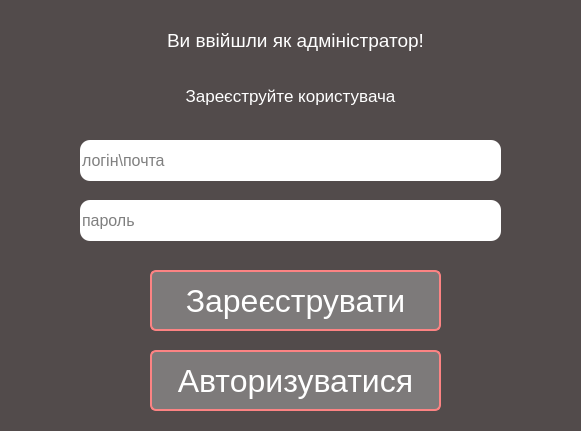
<?xml version="1.0" encoding="UTF-8"?>
<ui version="4.0">
 <class>sign_up</class>
 <widget class="QDialog" name="sign_up">
  <property name="geometry">
   <rect>
    <x>0</x>
    <y>0</y>
    <width>581</width>
    <height>431</height>
   </rect>
  </property>
  <property name="palette">
   <palette>
    <active>
     <colorrole role="Button">
      <brush brushstyle="SolidPattern">
       <color alpha="255">
        <red>82</red>
        <green>75</green>
        <blue>75</blue>
       </color>
      </brush>
     </colorrole>
     <colorrole role="BrightText">
      <brush brushstyle="SolidPattern">
       <color alpha="255">
        <red>255</red>
        <green>255</green>
        <blue>255</blue>
       </color>
      </brush>
     </colorrole>
     <colorrole role="ButtonText">
      <brush brushstyle="SolidPattern">
       <color alpha="255">
        <red>255</red>
        <green>255</green>
        <blue>255</blue>
       </color>
      </brush>
     </colorrole>
     <colorrole role="Base">
      <brush brushstyle="SolidPattern">
       <color alpha="255">
        <red>82</red>
        <green>75</green>
        <blue>75</blue>
       </color>
      </brush>
     </colorrole>
     <colorrole role="Window">
      <brush brushstyle="SolidPattern">
       <color alpha="255">
        <red>82</red>
        <green>75</green>
        <blue>75</blue>
       </color>
      </brush>
     </colorrole>
     <colorrole role="Shadow">
      <brush brushstyle="SolidPattern">
       <color alpha="255">
        <red>0</red>
        <green>0</green>
        <blue>0</blue>
       </color>
      </brush>
     </colorrole>
     <colorrole role="AlternateBase">
      <brush brushstyle="SolidPattern">
       <color alpha="255">
        <red>41</red>
        <green>37</green>
        <blue>37</blue>
       </color>
      </brush>
     </colorrole>
     <colorrole role="ToolTipBase">
      <brush brushstyle="SolidPattern">
       <color alpha="255">
        <red>255</red>
        <green>255</green>
        <blue>220</blue>
       </color>
      </brush>
     </colorrole>
     <colorrole role="ToolTipText">
      <brush brushstyle="SolidPattern">
       <color alpha="255">
        <red>0</red>
        <green>0</green>
        <blue>0</blue>
       </color>
      </brush>
     </colorrole>
    </active>
    <inactive>
     <colorrole role="Button">
      <brush brushstyle="SolidPattern">
       <color alpha="255">
        <red>82</red>
        <green>75</green>
        <blue>75</blue>
       </color>
      </brush>
     </colorrole>
     <colorrole role="BrightText">
      <brush brushstyle="SolidPattern">
       <color alpha="255">
        <red>255</red>
        <green>255</green>
        <blue>255</blue>
       </color>
      </brush>
     </colorrole>
     <colorrole role="ButtonText">
      <brush brushstyle="SolidPattern">
       <color alpha="255">
        <red>255</red>
        <green>255</green>
        <blue>255</blue>
       </color>
      </brush>
     </colorrole>
     <colorrole role="Base">
      <brush brushstyle="SolidPattern">
       <color alpha="255">
        <red>82</red>
        <green>75</green>
        <blue>75</blue>
       </color>
      </brush>
     </colorrole>
     <colorrole role="Window">
      <brush brushstyle="SolidPattern">
       <color alpha="255">
        <red>82</red>
        <green>75</green>
        <blue>75</blue>
       </color>
      </brush>
     </colorrole>
     <colorrole role="Shadow">
      <brush brushstyle="SolidPattern">
       <color alpha="255">
        <red>0</red>
        <green>0</green>
        <blue>0</blue>
       </color>
      </brush>
     </colorrole>
     <colorrole role="AlternateBase">
      <brush brushstyle="SolidPattern">
       <color alpha="255">
        <red>41</red>
        <green>37</green>
        <blue>37</blue>
       </color>
      </brush>
     </colorrole>
     <colorrole role="ToolTipBase">
      <brush brushstyle="SolidPattern">
       <color alpha="255">
        <red>255</red>
        <green>255</green>
        <blue>220</blue>
       </color>
      </brush>
     </colorrole>
     <colorrole role="ToolTipText">
      <brush brushstyle="SolidPattern">
       <color alpha="255">
        <red>0</red>
        <green>0</green>
        <blue>0</blue>
       </color>
      </brush>
     </colorrole>
    </inactive>
    <disabled>
     <colorrole role="Button">
      <brush brushstyle="SolidPattern">
       <color alpha="255">
        <red>82</red>
        <green>75</green>
        <blue>75</blue>
       </color>
      </brush>
     </colorrole>
     <colorrole role="BrightText">
      <brush brushstyle="SolidPattern">
       <color alpha="255">
        <red>255</red>
        <green>255</green>
        <blue>255</blue>
       </color>
      </brush>
     </colorrole>
     <colorrole role="ButtonText">
      <brush brushstyle="SolidPattern">
       <color alpha="255">
        <red>41</red>
        <green>37</green>
        <blue>37</blue>
       </color>
      </brush>
     </colorrole>
     <colorrole role="Base">
      <brush brushstyle="SolidPattern">
       <color alpha="255">
        <red>82</red>
        <green>75</green>
        <blue>75</blue>
       </color>
      </brush>
     </colorrole>
     <colorrole role="Window">
      <brush brushstyle="SolidPattern">
       <color alpha="255">
        <red>82</red>
        <green>75</green>
        <blue>75</blue>
       </color>
      </brush>
     </colorrole>
     <colorrole role="Shadow">
      <brush brushstyle="SolidPattern">
       <color alpha="255">
        <red>0</red>
        <green>0</green>
        <blue>0</blue>
       </color>
      </brush>
     </colorrole>
     <colorrole role="AlternateBase">
      <brush brushstyle="SolidPattern">
       <color alpha="255">
        <red>82</red>
        <green>75</green>
        <blue>75</blue>
       </color>
      </brush>
     </colorrole>
     <colorrole role="ToolTipBase">
      <brush brushstyle="SolidPattern">
       <color alpha="255">
        <red>255</red>
        <green>255</green>
        <blue>220</blue>
       </color>
      </brush>
     </colorrole>
     <colorrole role="ToolTipText">
      <brush brushstyle="SolidPattern">
       <color alpha="255">
        <red>0</red>
        <green>0</green>
        <blue>0</blue>
       </color>
      </brush>
     </colorrole>
    </disabled>
   </palette>
  </property>
  <property name="windowTitle">
   <string>Registartion panel</string>
  </property>
  <property name="styleSheet">
   <string notr="true">background-color: #524b4b;</string>
  </property>
  <widget class="QLabel" name="label_1_reg">
   <property name="geometry">
    <rect>
     <x>140</x>
     <y>20</y>
     <width>311</width>
     <height>41</height>
    </rect>
   </property>
   <property name="palette">
    <palette>
     <active>
      <colorrole role="WindowText">
       <brush brushstyle="SolidPattern">
        <color alpha="255">
         <red>255</red>
         <green>255</green>
         <blue>255</blue>
        </color>
       </brush>
      </colorrole>
      <colorrole role="Button">
       <brush brushstyle="SolidPattern">
        <color alpha="255">
         <red>82</red>
         <green>75</green>
         <blue>75</blue>
        </color>
       </brush>
      </colorrole>
      <colorrole role="Text">
       <brush brushstyle="SolidPattern">
        <color alpha="255">
         <red>255</red>
         <green>255</green>
         <blue>255</blue>
        </color>
       </brush>
      </colorrole>
      <colorrole role="ButtonText">
       <brush brushstyle="SolidPattern">
        <color alpha="255">
         <red>255</red>
         <green>255</green>
         <blue>255</blue>
        </color>
       </brush>
      </colorrole>
      <colorrole role="Base">
       <brush brushstyle="SolidPattern">
        <color alpha="255">
         <red>82</red>
         <green>75</green>
         <blue>75</blue>
        </color>
       </brush>
      </colorrole>
      <colorrole role="Window">
       <brush brushstyle="SolidPattern">
        <color alpha="255">
         <red>82</red>
         <green>75</green>
         <blue>75</blue>
        </color>
       </brush>
      </colorrole>
     </active>
     <inactive>
      <colorrole role="WindowText">
       <brush brushstyle="SolidPattern">
        <color alpha="255">
         <red>255</red>
         <green>255</green>
         <blue>255</blue>
        </color>
       </brush>
      </colorrole>
      <colorrole role="Button">
       <brush brushstyle="SolidPattern">
        <color alpha="255">
         <red>82</red>
         <green>75</green>
         <blue>75</blue>
        </color>
       </brush>
      </colorrole>
      <colorrole role="Text">
       <brush brushstyle="SolidPattern">
        <color alpha="255">
         <red>255</red>
         <green>255</green>
         <blue>255</blue>
        </color>
       </brush>
      </colorrole>
      <colorrole role="ButtonText">
       <brush brushstyle="SolidPattern">
        <color alpha="255">
         <red>255</red>
         <green>255</green>
         <blue>255</blue>
        </color>
       </brush>
      </colorrole>
      <colorrole role="Base">
       <brush brushstyle="SolidPattern">
        <color alpha="255">
         <red>82</red>
         <green>75</green>
         <blue>75</blue>
        </color>
       </brush>
      </colorrole>
      <colorrole role="Window">
       <brush brushstyle="SolidPattern">
        <color alpha="255">
         <red>82</red>
         <green>75</green>
         <blue>75</blue>
        </color>
       </brush>
      </colorrole>
     </inactive>
     <disabled>
      <colorrole role="WindowText">
       <brush brushstyle="SolidPattern">
        <color alpha="255">
         <red>255</red>
         <green>255</green>
         <blue>255</blue>
        </color>
       </brush>
      </colorrole>
      <colorrole role="Button">
       <brush brushstyle="SolidPattern">
        <color alpha="255">
         <red>82</red>
         <green>75</green>
         <blue>75</blue>
        </color>
       </brush>
      </colorrole>
      <colorrole role="Text">
       <brush brushstyle="SolidPattern">
        <color alpha="255">
         <red>255</red>
         <green>255</green>
         <blue>255</blue>
        </color>
       </brush>
      </colorrole>
      <colorrole role="ButtonText">
       <brush brushstyle="SolidPattern">
        <color alpha="255">
         <red>255</red>
         <green>255</green>
         <blue>255</blue>
        </color>
       </brush>
      </colorrole>
      <colorrole role="Base">
       <brush brushstyle="SolidPattern">
        <color alpha="255">
         <red>82</red>
         <green>75</green>
         <blue>75</blue>
        </color>
       </brush>
      </colorrole>
      <colorrole role="Window">
       <brush brushstyle="SolidPattern">
        <color alpha="255">
         <red>82</red>
         <green>75</green>
         <blue>75</blue>
        </color>
       </brush>
      </colorrole>
     </disabled>
    </palette>
   </property>
   <property name="font">
    <font>
     <pointsize>14</pointsize>
    </font>
   </property>
   <property name="styleSheet">
    <string notr="true">color: white;</string>
   </property>
   <property name="text">
    <string>Ви ввійшли як адміністратор!</string>
   </property>
   <property name="alignment">
    <set>Qt::AlignCenter</set>
   </property>
  </widget>
  <widget class="QLabel" name="label_2_reg">
   <property name="geometry">
    <rect>
     <x>20</x>
     <y>80</y>
     <width>541</width>
     <height>31</height>
    </rect>
   </property>
   <property name="palette">
    <palette>
     <active>
      <colorrole role="WindowText">
       <brush brushstyle="SolidPattern">
        <color alpha="255">
         <red>255</red>
         <green>255</green>
         <blue>255</blue>
        </color>
       </brush>
      </colorrole>
      <colorrole role="Button">
       <brush brushstyle="SolidPattern">
        <color alpha="255">
         <red>82</red>
         <green>75</green>
         <blue>75</blue>
        </color>
       </brush>
      </colorrole>
      <colorrole role="Text">
       <brush brushstyle="SolidPattern">
        <color alpha="255">
         <red>255</red>
         <green>255</green>
         <blue>255</blue>
        </color>
       </brush>
      </colorrole>
      <colorrole role="ButtonText">
       <brush brushstyle="SolidPattern">
        <color alpha="255">
         <red>255</red>
         <green>255</green>
         <blue>255</blue>
        </color>
       </brush>
      </colorrole>
      <colorrole role="Base">
       <brush brushstyle="SolidPattern">
        <color alpha="255">
         <red>82</red>
         <green>75</green>
         <blue>75</blue>
        </color>
       </brush>
      </colorrole>
      <colorrole role="Window">
       <brush brushstyle="SolidPattern">
        <color alpha="255">
         <red>82</red>
         <green>75</green>
         <blue>75</blue>
        </color>
       </brush>
      </colorrole>
     </active>
     <inactive>
      <colorrole role="WindowText">
       <brush brushstyle="SolidPattern">
        <color alpha="255">
         <red>255</red>
         <green>255</green>
         <blue>255</blue>
        </color>
       </brush>
      </colorrole>
      <colorrole role="Button">
       <brush brushstyle="SolidPattern">
        <color alpha="255">
         <red>82</red>
         <green>75</green>
         <blue>75</blue>
        </color>
       </brush>
      </colorrole>
      <colorrole role="Text">
       <brush brushstyle="SolidPattern">
        <color alpha="255">
         <red>255</red>
         <green>255</green>
         <blue>255</blue>
        </color>
       </brush>
      </colorrole>
      <colorrole role="ButtonText">
       <brush brushstyle="SolidPattern">
        <color alpha="255">
         <red>255</red>
         <green>255</green>
         <blue>255</blue>
        </color>
       </brush>
      </colorrole>
      <colorrole role="Base">
       <brush brushstyle="SolidPattern">
        <color alpha="255">
         <red>82</red>
         <green>75</green>
         <blue>75</blue>
        </color>
       </brush>
      </colorrole>
      <colorrole role="Window">
       <brush brushstyle="SolidPattern">
        <color alpha="255">
         <red>82</red>
         <green>75</green>
         <blue>75</blue>
        </color>
       </brush>
      </colorrole>
     </inactive>
     <disabled>
      <colorrole role="WindowText">
       <brush brushstyle="SolidPattern">
        <color alpha="255">
         <red>255</red>
         <green>255</green>
         <blue>255</blue>
        </color>
       </brush>
      </colorrole>
      <colorrole role="Button">
       <brush brushstyle="SolidPattern">
        <color alpha="255">
         <red>82</red>
         <green>75</green>
         <blue>75</blue>
        </color>
       </brush>
      </colorrole>
      <colorrole role="Text">
       <brush brushstyle="SolidPattern">
        <color alpha="255">
         <red>255</red>
         <green>255</green>
         <blue>255</blue>
        </color>
       </brush>
      </colorrole>
      <colorrole role="ButtonText">
       <brush brushstyle="SolidPattern">
        <color alpha="255">
         <red>255</red>
         <green>255</green>
         <blue>255</blue>
        </color>
       </brush>
      </colorrole>
      <colorrole role="Base">
       <brush brushstyle="SolidPattern">
        <color alpha="255">
         <red>82</red>
         <green>75</green>
         <blue>75</blue>
        </color>
       </brush>
      </colorrole>
      <colorrole role="Window">
       <brush brushstyle="SolidPattern">
        <color alpha="255">
         <red>82</red>
         <green>75</green>
         <blue>75</blue>
        </color>
       </brush>
      </colorrole>
     </disabled>
    </palette>
   </property>
   <property name="font">
    <font>
     <pointsize>13</pointsize>
    </font>
   </property>
   <property name="styleSheet">
    <string notr="true">color: white;</string>
   </property>
   <property name="text">
    <string>Зареєструйте користувача</string>
   </property>
   <property name="alignment">
    <set>Qt::AlignCenter</set>
   </property>
  </widget>
  <widget class="QLineEdit" name="lineEdit_1_reg">
   <property name="geometry">
    <rect>
     <x>80</x>
     <y>140</y>
     <width>421</width>
     <height>41</height>
    </rect>
   </property>
   <property name="font">
    <font>
     <pointsize>12</pointsize>
    </font>
   </property>
   <property name="styleSheet">
    <string notr="true">border-radius: 10px;
background-color: white;
color: black;</string>
   </property>
   <property name="text">
    <string/>
   </property>
   <property name="placeholderText">
    <string>логін\почта</string>
   </property>
  </widget>
  <widget class="QLineEdit" name="lineEdit_2_reg">
   <property name="geometry">
    <rect>
     <x>80</x>
     <y>200</y>
     <width>421</width>
     <height>41</height>
    </rect>
   </property>
   <property name="font">
    <font>
     <pointsize>12</pointsize>
    </font>
   </property>
   <property name="styleSheet">
    <string notr="true">border-radius: 10px;
background-color: white;
color: black;</string>
   </property>
   <property name="placeholderText">
    <string>пароль</string>
   </property>
  </widget>
  <widget class="QPushButton" name="pushButton_1_reg">
   <property name="geometry">
    <rect>
     <x>150</x>
     <y>350</y>
     <width>291</width>
     <height>61</height>
    </rect>
   </property>
   <property name="font">
    <font>
     <pointsize>24</pointsize>
    </font>
   </property>
   <property name="styleSheet">
    <string notr="true">QPushButton{
	border-radius: 6px;
	background-color: #7d7a7a;
	border: 2px solid #fc8383;
	color: white;
}

QPushButton::hover{
	border-radius: 6px;
	background-color: #fc8383;
	color: black;
}

QPushButton::pressed{
	border-radius: 6px;
	background-color: #ff4545;
	color: black;
}
</string>
   </property>
   <property name="text">
    <string>Авторизуватися</string>
   </property>
  </widget>
  <widget class="QPushButton" name="pushButton_2_reg">
   <property name="geometry">
    <rect>
     <x>150</x>
     <y>270</y>
     <width>291</width>
     <height>61</height>
    </rect>
   </property>
   <property name="font">
    <font>
     <pointsize>24</pointsize>
    </font>
   </property>
   <property name="styleSheet">
    <string notr="true">QPushButton{
	border-radius: 6px;
	background-color: #7d7a7a;
	border: 2px solid #fc8383;
	color: white;
}

QPushButton::hover{
	border-radius: 6px;
	background-color: #fc8383;
	color: black;
}

QPushButton::pressed{
	border-radius: 6px;
	background-color: #ff4545;
	color: black;
}
</string>
   </property>
   <property name="text">
    <string>Зареєструвати</string>
   </property>
  </widget>
 </widget>
 <resources/>
 <connections/>
</ui>
